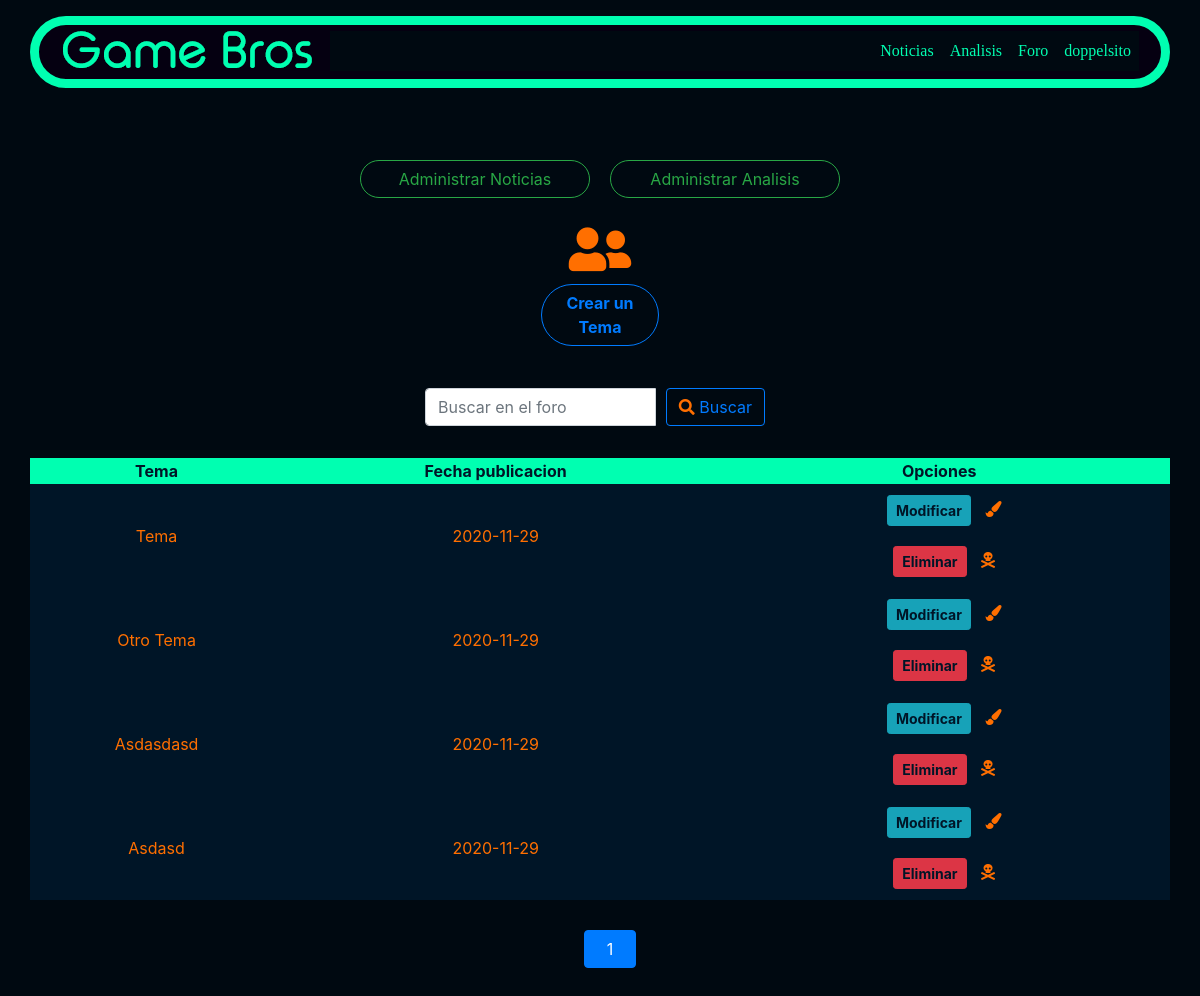
Page /listar-foro/ (signed in) on the committed database.
### noticias/models.py (models this page shows, shortened)
class Foro(models.Model):
    user = models.ForeignKey(User, on_delete=models.CASCADE, related_name='foros', default='1')
    tema = models.CharField(max_length=200)
    slug = models.SlugField('Slug', max_length = 200, null=True, blank=True)
    contenido = RichTextField()
    fecha_publicacion = models.DateField('Fecha de Creacion',auto_now = False,auto_now_add = True)

### noticias/views.py (the view)
# urls.py: path('listar-foro/', listar_foro, name="listar_foro"),
def listar_foro(request):
    queruset = request.GET.get("buscar")
    foro = Foro.objects.filter(fecha_publicacion__lte=timezone.now()).order_by('-fecha_publicacion')
    if queruset:
        foro = Foro.objects.filter(
            Q(tema__icontains = queruset)
        ).distinct()
    paginator = Paginator(foro,10)
    page = request.GET.get('page')
    foro = paginator.get_page(page)
    data = {
        'foro': foro
    }
    return render(request, 'crud_foro/listar.html', data)

### noticias/templates/crud_foro/listar.html (shortened to what this page needs)
{% extends 'base_generic.html' %}
{% load static %}
{% block content %}
<div class="container col-5" style="text-align: center; padding-top: 150px;">
  <div class="row pb-3 ">
    <a href="{% url 'listar_noticia' %}" class="rounded-pill btn btn-outline-success col" role="button">  Administrar Noticias   </a>
    <a href="{% url 'listar_analisis' %}" class="rounded-pill btn btn-outline-success col" role="button">  Administrar Analisis   </a>
  </div>
    <i class="color2 col-12 fas fa-user-friends" style="font-size: 50px;"></i>
    <a href="{% url 'agregar_foro' %}" class=" rounded-pill col-3 btn btn-outline-primary" style="font-weight: bolder;" role="button">Crear un Tema</a>
</div>
<div class="row py-3" style=" justify-content: center;">
  <div class="col-md-4 py-3 search">
    <form method="get">
      <div id="custom-search-input">
        <div class="input-group col-md-12">
          <input type="text" class="form-control" placeholder="Buscar en el foro" name="buscar">
          <span class="input-group-list">
            <button type="submit" class=" my-0 btn btn-outline-primary"><i class="fas fa-search"></i> Buscar</button>
          </span>
        </div>
      </div>
    </form>
  </div>
</div>
<div class="pb-5 " style="text-align: center;">
    <table class="container table-hover table-dark">
        <thead>
          <tr class="color4 " style="background-color: #00FFB1   ;">
            <th scope="col" class="color4">Tema</th>
            <th scope="col" class="color4">Fecha publicacion</th>
            <th scope="col" class="color4">Opciones</th>
          </tr>
        </thead>
        <tbody>
            {% for p in foro %}
            <tr class="color2">
                <td>{{ p.tema | title }}</td>
                <td>{{ p.fecha_publicacion | title }}</td>
                <td>
                  <div class="container">
                    <a href="{% url 'modificar_foro' p.slug %}" class="color4 btn btn-info btn-sm" style="font-weight: bolder;">Modificar</a>
                    <i class="fas fa-paint-brush"></i>
                  </div>
                    <div class="container">
                      <a href="{% url 'eliminar_foro' p.slug %}" class="color4 btn btn-danger btn-sm" style="font-weight: bolder;">Eliminar</a>
                      <i class="fas fa-skull-crossbones"></i>
                    </div>
                </td>
              </tr>
              {% endfor %}
        </tbody>
    </table>
    <ul class="pagination justify-content-center" style="margin:20px 0">
      {% for i in foro.paginator.page_range %}
        {% if foro.number == i %}
        <li class="page-item">
          <a class="btn btn-primary col">{{ i }}</a>
        </li>
        {% else %}
        <li class="page-item">
          <a class="btn btn-outline-primary col" href="?page={{ i }}{% if request.GET.buscar %}&buscar={{ request.GET.buscar }}{% endif %}">{{ i }}</a>
        </li>
        {% endif %}
      {% endfor %}
    </ul>
</div>
{% endblock %}

### noticias/templates/base_generic.html (shortened to what this page needs)
<!DOCTYPE html>
<html lang="en">
  <head>
    {% load static %}
    <link rel="stylesheet" type="text/css" href="{% static 'css/bootstrap.min.css' %}">
    <link rel="stylesheet" type="text/css" href="{% static 'css/estilos.css' %}">
    <link rel="stylesheet"  href="{% static 'css/all.min.css' %}">
    <link rel="stylesheet" href="https://cdnjs.cloudflare.com/ajax/libs/font-awesome/4.7.0/css/font-awesome.min.css">
  </head>
  <body class="bg-color2 color">
    <div class=" container navbar-dark fixed-top">
      {% block navbar %}
        <nav class="navbar pt-3 navbar-expand-md d-flex">
          <a class="navbar-brand" href="{% url 'index' %}"><img src="{% static 'img/Game Bros.png' %}" alt="logo" style="width:auto;">
          </a>
          <div class="collapse navbar-collapse text-center bg-color2" id="collapsibleNavbar">
            <ul class="navbar-nav ml-auto">
              <li class="nav-item ">
                <a class="nav-link " id="color-link" href="{% url 'noticias' %}">Noticias</a>
              </li>
              <li class="nav-item ">
                <a class="nav-link" id="color-link" href="{% url 'analisis' %}">Analisis</a>
              </li>
              <li class="nav-item ">
                <a class="nav-link" id="color-link" href="{% url 'foro' %}">Foro</a>
              </li>
              {% if user.is_authenticated %}
              <li class="nav-item ">
                <a class="nav-link" id="color-link" href="{% url 'home' %}">{{ user.username }}</a>
              </li>
              {% else %}
                <li class="nav-item ">
                  <a class="nav-link" id="color-link" href="{% url 'login' %}">Iniciar sesion</a>
                </li>
              {% endif %}
            </ul>
          </div>
        </nav>
      {% endblock %}
    </div>
    {% block content %}
    {% endblock %}
  </body>
</html>

### noticias/static/css/estilos.css (style rules this page uses)
* { color: #FF6F00 }
.color { color: #00FFB1 ; }
.color2 { color: #FF6F00 ; }
.color4 { color: #001527 ; }
.bg-color2 { background-color: #000911 ; }
#color-link { color: #00FFB1; font-family: "Mifuente"; }
.btn { margin: 10px; }
.form-control { width: 80%; }
button { width: auto; }
.table-hover { background-color: #001527 ; }

### rows in the picture
Foro: tema "Tema", fecha_publicacion "2020-11-29"
Foro: tema "Otro Tema", fecha_publicacion "2020-11-29"
Foro: tema "Asdasdasd", fecha_publicacion "2020-11-29"
Foro: tema "Asdasd", fecha_publicacion "2020-11-29"

### other values in the picture
{{ user.username }} "doppelsito"
{{ i }} "1"
